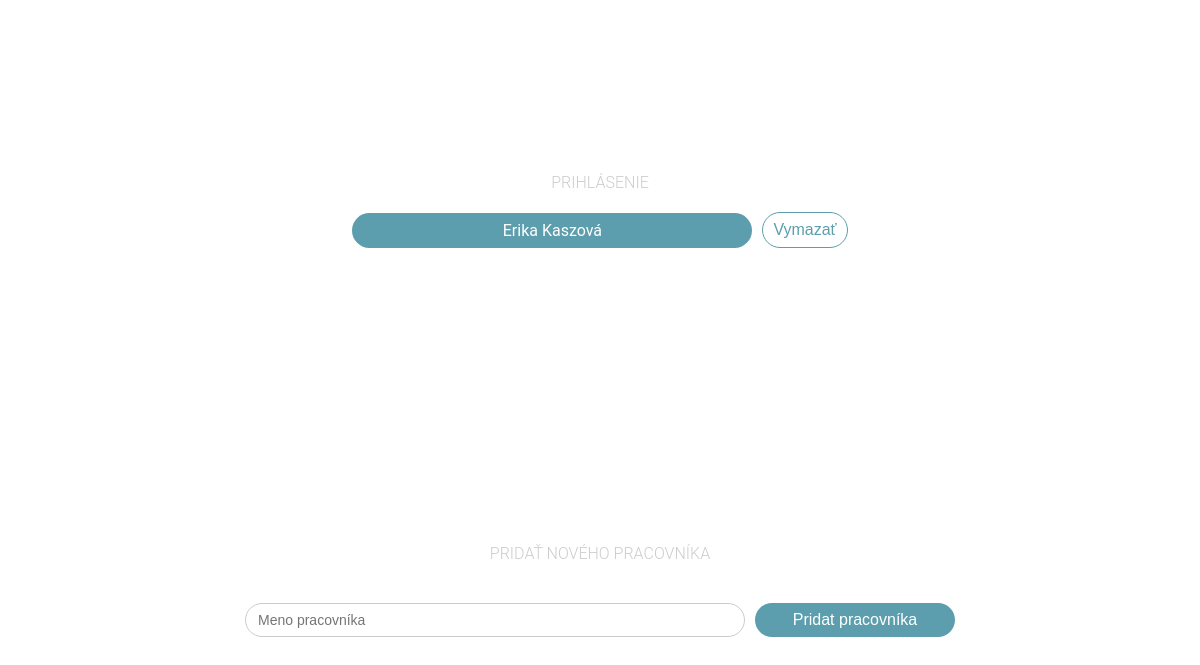
/, run on an earlier commit of the app's database.
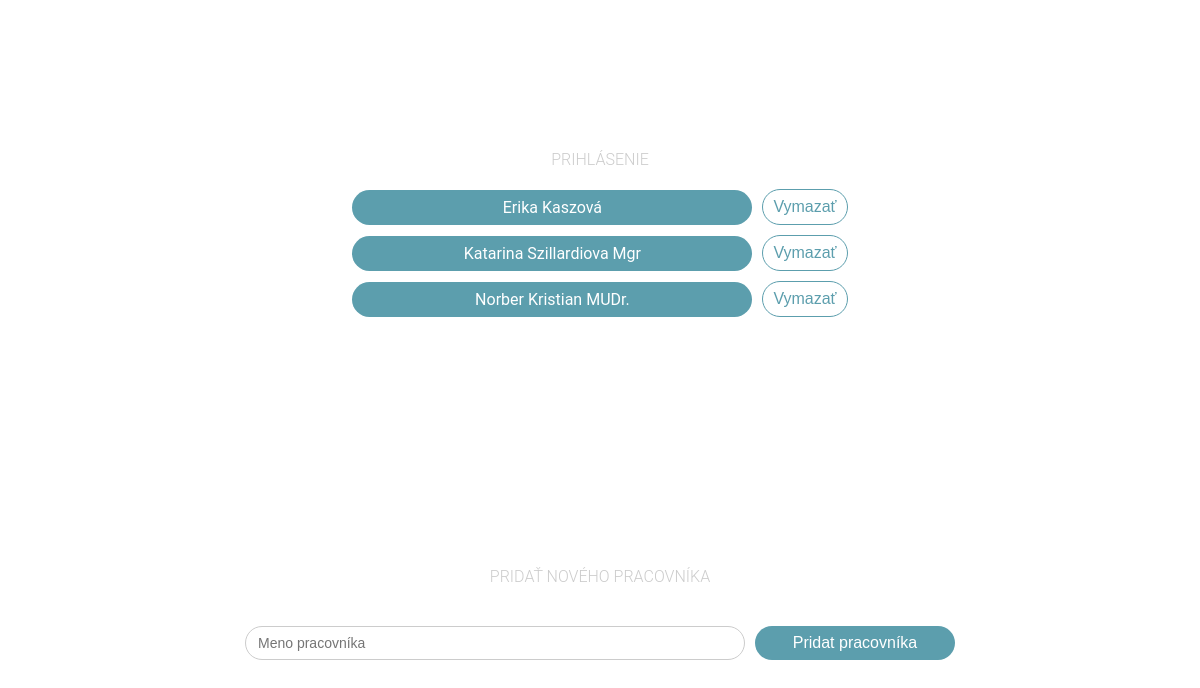
And on a later commit of the database.
### tables this page shows
CREATE TABLE sestry (
                id INTEGER PRIMARY KEY AUTOINCREMENT,
                meno TEXT NOT NULL
            );

### server.py (the view)
@app.route("/")
def index():
    conn = get_db_connection()
    nurses = conn.execute("SELECT * FROM sestry").fetchall()
    conn.close()
    return render_template("login.html", nurses=nurses)

### server.py (called while the page is built)
def get_db_connection():
    conn = sqlite3.connect(DATABASE_FILE)
    conn.row_factory = sqlite3.Row
    return conn

### templates/login.html (shortened to what this page needs)
<!DOCTYPE html>
<html lang="en">
<head>
    <link rel="stylesheet" href="{{ url_for('static', filename='css/login-styles.css') }}">
</head>
<body>
    <div class="login">
        <h2>Prihlásenie</h1>
        <div class="personal">
            {% for nurse in nurses %}
            <div class="one-line">
                <a href="{{ url_for('detail', nurse_id=nurse['id']) }}" class="small-token">
                    {{ nurse['meno'] }}
                </a>
                <button class="delete-icon"
                    onclick="event.stopPropagation(); confirmDelete('{{ nurse.id }}', '{{ nurse.meno }}')">Vymazať</button>
            </div>
            {% endfor %}
        </div>
    </div>
    <div class="login">
        <h2>
            Pridať nového pracovníka
        </h2>
        <form class="one-line" action="/add_nurse" method="POST">
            <input type="text" placeholder="Meno pracovníka" name="meno" required>
            <button class="btn" type="submit">Pridat pracovníka</button>
        </form>
    </div>
</body>
</html>

What changed in the data, as far as the page shows it:
added sestry: meno "Katarina Szillardiova Mgr"
added sestry: meno "Norber Kristian MUDr."
